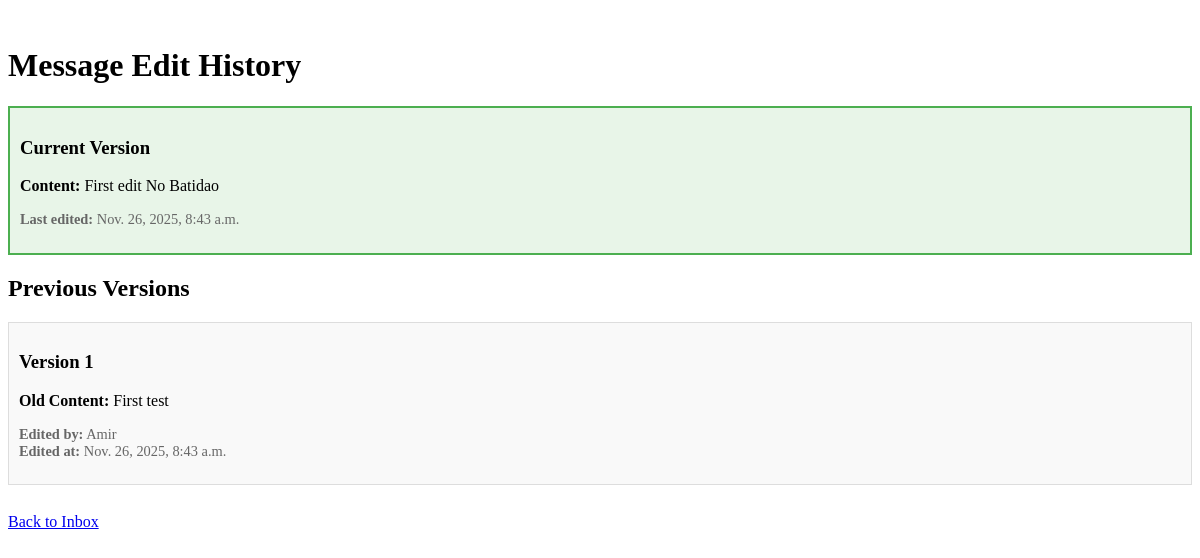
The app's page /messaging/message/1/history/ (signed in) with its own data.
### messaging/models.py (models this page shows, shortened)
class Message(models.Model):
    sender = models.ForeignKey(User, on_delete=models.SET_NULL, null=True, blank=True, related_name='sent_messages')
    receiver = models.ForeignKey(User, on_delete=models.SET_NULL, null=True, blank=True, related_name='received_messages')
    content = models.TextField()
    timestamp = models.DateTimeField(default=timezone.now)
    read = models.BooleanField(default=False)
    edited = models.BooleanField(default=False)
    last_edited = models.DateTimeField(null=True, blank=True)
    parent_message = models.ForeignKey(
        'self',
        on_delete=models.CASCADE,
        null=True,
        blank=True,
        related_name='replies'
    )
    objects = models.Manager()
    unread = UnreadMessagesManager()
    class Meta:
        ordering = ['-timestamp']
        indexes = [
            models.Index(fields=['parent_message', 'timestamp']),
            models.Index(fields=['sender', 'receiver', 'timestamp']),
            models.Index(fields=['receiver', 'read']),
        ]

class MessageHistory(models.Model):
    message = models.ForeignKey('Message', on_delete=models.CASCADE, related_name='history')
    old_content = models.TextField()
    edited_by = models.ForeignKey(User, on_delete=models.SET_NULL, null=True, blank=True)
    edited_at = models.DateTimeField(default=timezone.now)
    class Meta:
        ordering = ['-edited_at']
        verbose_name_plural = "Message histories"

### messaging/views.py (the view)
# urls.py: path('message/<int:message_id>/history/', views.message_history, name='message_history'),
@login_required
def message_history(request, message_id):
    message = get_object_or_404(Message, id=message_id)
    if message.sender != request.user and message.receiver != request.user:
        return redirect('inbox')
    history = message.history.all()
    return render(request, 'messaging/message_history.html', {
        'message': message,
        'history': history
    })

### messaging/templates/messaging/message_history.html (shortened to what this page needs)
﻿<!DOCTYPE html>
<html>
  <head>
  </head>
  <body>
    <h1>Message Edit History</h1>
    <div class="history-item current-message">
      <h3>Current Version</h3>
      <p><strong>Content:</strong> {{ message.content }}</p>
      <p class="timestamp">
        <strong>Last edited:</strong>
        {% if message.last_edited %} {{ message.last_edited }} {% else %} Never
        edited {% endif %}
      </p>
    </div>
    <h2>Previous Versions</h2>
    {% if history %} {% for history_item in history %}
    <div class="history-item">
      <h3>Version {{ forloop.revcounter }}</h3>
      <p><strong>Old Content:</strong> {{ history_item.old_content }}</p>
      <p class="timestamp">
        <strong>Edited by:</strong> {{ history_item.edited_by.username }}<br />
        <strong>Edited at:</strong> {{ history_item.edited_at }}
      </p>
    </div>
    {% endfor %} {% else %}
    <p>No edit history available.</p>
    {% endif %}
    <br />
    <a href="{% url 'inbox' %}">Back to Inbox</a>
  </body>
</html>

### messaging/templates/messaging/message_history.html (style rules this page uses)
.history-item { border: 1px solid #ddd; padding: 10px; margin: 10px 0; background-color: #f9f9f9; }
.current-message { border: 2px solid #4caf50; background-color: #e8f5e8; }
.timestamp { color: #666; font-size: 0.9em; }

### records on screen
Message: content "First edit No Batidao", last_edited "Nov. 26, 2025, 8:43 a.m."
MessageHistory: old_content "First test", edited_by.username "Amir", edited_at "Nov. 26, 2025, 8:43 a.m."
